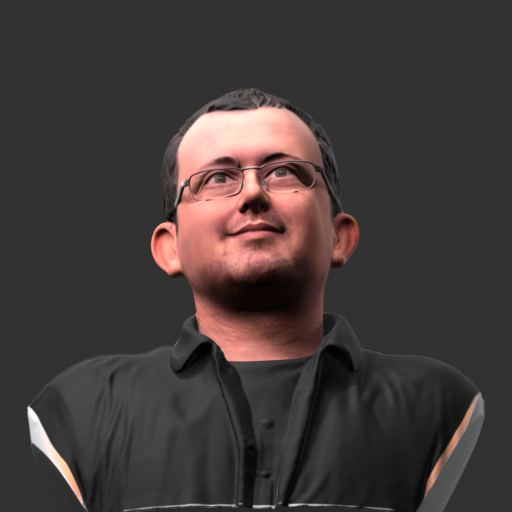
#> input picture installers/nvidia_bee_simulation/Bee_3D_Standalone/local_face_ai/references/Adi/Adi_yaw_000_pitch_m15.jpg, 512 x 512 px; its folder holds only this picture in this run
$ python identity_matcher.py --image ../../installers/nvidia_bee_simulation/Bee_3D_Standalone/local_face_ai/references/Adi/Adi_yaw_000_pitch_m15.jpg --references ../../installers/nvidia_bee_simulation/Bee_3D_Standalone/local_face_ai/references/Adi/Adi_yaw_000_pitch_p00.jpg --output-dir out   (older library calls are emulated)
#> lines starting #> are read from the running program, lines starting #| are printed output that depends on the picture; after the words box and inside, x2 and y2 are one past the last pixel; in counts of white or black regions, pixels touching at a corner belong together
from __future__ import annotations

import argparse
import json
import math
import sys
import time
from datetime import datetime
from pathlib import Path

import cv2
import numpy as np
from PIL import Image


DEFAULT_LABELS = ("Adi", "Faraj", "Slava")
IMAGE_EXTENSIONS = {".png", ".jpg", ".jpeg", ".bmp", ".webp"}
EMBED_SIZE = 96
REFERENCE_CACHE_VERSION = 3


def _load_gray(path: Path) -> np.ndarray:
    image = Image.open(path).convert("RGB")
#> image is the input picture: PIL image 512x512 RGB; mean R, G, B 65.6, 57.8, 56.7
    arr = np.asarray(image)
    gray = cv2.cvtColor(arr, cv2.COLOR_RGB2GRAY)
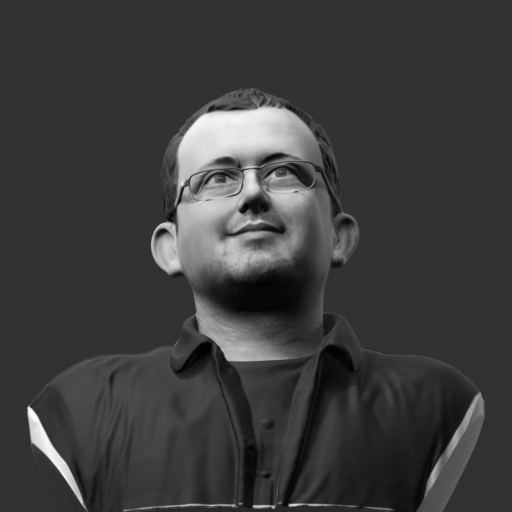
#> gray: shape (512, 512); min 0, max 255, mean 60
    return gray


def _load_bgr(path: Path) -> np.ndarray:
    image = cv2.imread(str(path), cv2.IMREAD_COLOR)
#> image: shape (512, 512, 3)
    if image is None:
        raise RuntimeError(f"Could not read image: {path}")
    return image


def _skin_face_crop_bgr(image: np.ndarray) -> np.ndarray:
    """Locate the rendered head by joining nearby skin components.

    Haar cascades do not detect these 3D statues. YCrCb skin segmentation is
    stable under the scene's red lighting and gives the same normalized crop
    for live screenshots and the 72 rendered references per identity.
    """
    height, width = image.shape[:2]
#> height = 512; width = 512
    ycrcb = cv2.cvtColor(image, cv2.COLOR_BGR2YCrCb)
#> ycrcb: shape (512, 512, 3); mean of channels 0, 1, 2 60, 132, 126.1
    mask = cv2.inRange(ycrcb, (35, 132, 70), (255, 190, 140))
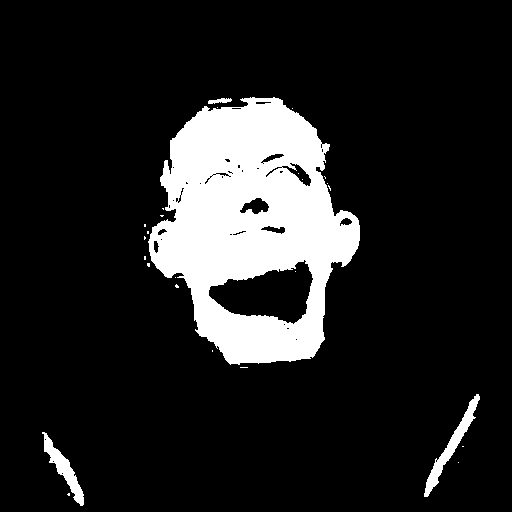
#> mask: shape (512, 512); 13.7% white; 26 white regions (22 under 20 px), largest, box (x1, y1, x2, y2) and area: (148, 97, 360, 365) 33927, (424, 394, 480, 497) 1012, (42, 432, 84, 506) 828, (208, 98, 232, 104) 91
    mask = cv2.morphologyEx(mask, cv2.MORPH_OPEN, np.ones((3, 3), np.uint8))
#> mask: shape (512, 512); 13.6% white; 5 white regions (1 under 20 px), largest, box (x1, y1, x2, y2) and area: (149, 97, 360, 364) 33798, (424, 394, 480, 497) 1002, (44, 433, 84, 506) 810, (208, 98, 231, 104) 84
    mask = cv2.morphologyEx(mask, cv2.MORPH_CLOSE, np.ones((9, 9), np.uint8))
#> mask: shape (512, 512); 14.1% white; 3 white regions, box (x1, y1, x2, y2) and area: (147, 97, 360, 364) 35117, (424, 394, 480, 497) 1005, (44, 433, 84, 506) 818
    _count, _labels, stats, centroids = cv2.connectedComponentsWithStats(mask)
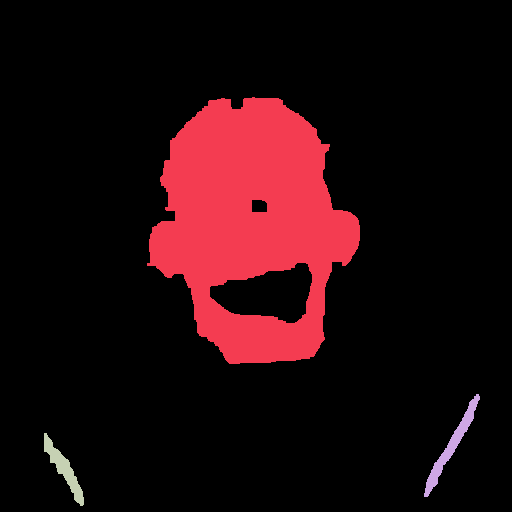
#> _labels: shape (512, 512) int32; 4 distinct labels, from 0 to 3; one colour per label, 0 black
#> stats = [[0, 0, 512, 512, 225204], [147, 97, 213, 267, 35117], [424, 394, 56, 103, 1005], [44, 433, 40, 73, 818]]; centroids = [[256.1, 259.2], [250.7, 221.7], [451.2, 445.5], [63.59, 468.8]]
    components = []
    for index in range(1, len(stats)):
        x, y, w, h, area = (int(value) for value in stats[index])
        cx, cy = (float(value) for value in centroids[index])
        if area >= max(120, int(width * height * 0.00045)) and cy < height * 0.72:
            components.append((x, y, w, h, area, cx, cy))
#> this loop made 3 passes
#> (x, y, w, h, area, cx, cy) on passes 1 to 3: (147, 97, 213, 267, 35117, 250.7, 221.7), (424, 394, 56, 103, 1005, 451.2, 445.5), (44, 433, 40, 73, 818, 63.59, 468.8)
#> after the loop, components = [(147, 97, 213, 267, 35117, 250.7, 221.7)]
    if not components:
        return _center_crop(cv2.cvtColor(image, cv2.COLOR_BGR2GRAY))

    # Prefer a large component in the central 70% of the frame. The camera may
    # show neighbours at the edges, but the photographed statue is central.
    def anchor_score(item) -> float:
#> called with item = (147, 97, 213, 267, 35117, 250.7, 221.7)
        _x, _y, _w, _h, area, cx, cy = item
        center_penalty = abs(cx - width * 0.5) / max(width, 1) + abs(cy - height * 0.34) / max(height, 1)
#> center_penalty = 0.103
        return float(area) * (1.35 - min(center_penalty, 1.0))

    anchor = max(components, key=anchor_score)
#> anchor = (147, 97, 213, 267, 35117, 250.7, 221.7)
    ax, ay, aw, ah, _area, acx, acy = anchor
#> ax = 147; ay = 97; aw = 213; ah = 267; acx = 250.7; acy = 221.7
    selected = []
    for item in components:
        x, y, w, h, _component_area, cx, cy = item
        dx = abs(cx - acx) / max(aw, 45)
        dy = abs(cy - acy) / max(ah, 45)
        if dx <= 1.25 and dy <= 1.65:
            selected.append(item)
#> this loop made 1 pass
#> (item, x, y, w, h, cx, cy, dx) on pass 1: ((147, 97, 213, 267, 35117, 250.7, 221.7), 147, 97, 213, 267, 250.7, 221.7, 0)
#> after the loop, selected = [(147, 97, 213, 267, 35117, 250.7, 221.7)]
    if not selected:
        selected = [anchor]

    x0 = min(item[0] for item in selected)
#> x0 = 147
    y0 = min(item[1] for item in selected)
#> y0 = 97
    x1 = max(item[0] + item[2] for item in selected)
#> x1 = 360
    y1 = max(item[1] + item[3] for item in selected)
#> y1 = 364
    face_w, face_h = x1 - x0, y1 - y0
#> face_w = 213; face_h = 267
    pad_x = int(face_w * 0.28)
#> pad_x = 59
    pad_top = int(face_h * 0.30)
#> pad_top = 80
    pad_bottom = int(face_h * 0.18)
#> pad_bottom = 48
    x0 = max(0, x0 - pad_x)
#> x0 = 88
    x1 = min(width, x1 + pad_x)
#> x1 = 419
    y0 = max(0, y0 - pad_top)
#> y0 = 17
    y1 = min(height, y1 + pad_bottom)
#> y1 = 412
    return cv2.cvtColor(image[y0:y1, x0:x1], cv2.COLOR_BGR2GRAY)


def _skin_face_crop_path(path: Path) -> np.ndarray:
    return _skin_face_crop_bgr(_load_bgr(path))


def _face_cascade() -> cv2.CascadeClassifier:
    local_cascade = Path(__file__).resolve().parent / "local_face_ai" / "haarcascade_frontalface_default.xml"
    cascade_path = local_cascade if local_cascade.exists() else Path(cv2.data.haarcascades) / "haarcascade_frontalface_default.xml"
    cascade = cv2.CascadeClassifier(str(cascade_path))
    if cascade.empty():
        raise RuntimeError(f"OpenCV Haar cascade was not loaded: {cascade_path}")
    return cascade


def _largest_face(gray: np.ndarray, cascade: cv2.CascadeClassifier) -> tuple[int, int, int, int] | None:
    faces = cascade.detectMultiScale(gray, scaleFactor=1.08, minNeighbors=4, minSize=(36, 36))
    if len(faces) == 0:
        return None
    return max((tuple(map(int, face)) for face in faces), key=lambda item: item[2] * item[3])


def _all_faces(gray: np.ndarray, cascade: cv2.CascadeClassifier) -> list[tuple[int, int, int, int]]:
    faces = cascade.detectMultiScale(gray, scaleFactor=1.06, minNeighbors=3, minSize=(24, 24))
    return sorted((tuple(map(int, face)) for face in faces), key=lambda item: item[2] * item[3], reverse=True)


def _center_crop(gray: np.ndarray) -> np.ndarray:
    h, w = gray.shape[:2]
    side = max(32, int(min(h, w) * 0.82))
    x = max(0, (w - side) // 2)
    y = max(0, (h - side) // 2)
    return gray[y : y + side, x : x + side]


def _crop_face(gray: np.ndarray, cascade: cv2.CascadeClassifier) -> np.ndarray:
    face = _largest_face(gray, cascade)
    if face is None:
        return _center_crop(gray)
    x, y, w, h = face
    pad = int(max(w, h) * 0.22)
    x0 = max(0, x - pad)
    y0 = max(0, y - pad)
    x1 = min(gray.shape[1], x + w + pad)
    y1 = min(gray.shape[0], y + h + pad)
    return gray[y0:y1, x0:x1]


def _crop_rect(gray: np.ndarray, x0: float, y0: float, x1: float, y1: float) -> np.ndarray:
    h, w = gray.shape[:2]
    ix0 = max(0, min(w - 1, int(w * x0)))
    iy0 = max(0, min(h - 1, int(h * y0)))
    ix1 = max(ix0 + 32, min(w, int(w * x1)))
    iy1 = max(iy0 + 32, min(h, int(h * y1)))
    return gray[iy0:iy1, ix0:ix1]


def _query_crops(gray: np.ndarray, cascade: cv2.CascadeClassifier) -> list[tuple[str, np.ndarray]]:
    crops: list[tuple[str, np.ndarray]] = []
    for index, (x, y, w, h) in enumerate(_all_faces(gray, cascade)[:4]):
        pad = int(max(w, h) * 0.35)
        x0 = max(0, x - pad)
        y0 = max(0, y - pad)
        x1 = min(gray.shape[1], x + w + pad)
        y1 = min(gray.shape[0], y + h + pad)
        crops.append((f"haar_face_{index}", gray[y0:y1, x0:x1]))

    # Game screenshots often contain rendered busts that Haar does not catch. These fixed
    # scene crops cover the three statue lanes in the third-person camera.
    scene_regions = (
        ("scene_left_face", 0.08, 0.10, 0.39, 0.48),
        ("scene_center_face", 0.30, 0.08, 0.70, 0.46),
        ("scene_right_face", 0.55, 0.10, 0.92, 0.48),
        ("scene_upper", 0.05, 0.05, 0.95, 0.55),
        ("scene_center", 0.20, 0.20, 0.80, 0.80),
    )
    for name, x0, y0, x1, y1 in scene_regions:
        crops.append((name, _crop_rect(gray, x0, y0, x1, y1)))

    crops.append(("largest_or_center", _crop_face(gray, cascade)))
    return crops


def _embed(gray_crop: np.ndarray) -> np.ndarray:
    resized = cv2.resize(gray_crop, (EMBED_SIZE, EMBED_SIZE), interpolation=cv2.INTER_AREA)
    equalized = cv2.equalizeHist(resized)

    # Compact CPU-only "neural-style" embedding: normalized appearance + gradient energy + LBP histogram.
    pixels = equalized.astype(np.float32) / 255.0
    gx = cv2.Sobel(pixels, cv2.CV_32F, 1, 0, ksize=3)
    gy = cv2.Sobel(pixels, cv2.CV_32F, 0, 1, ksize=3)
    mag = cv2.magnitude(gx, gy)
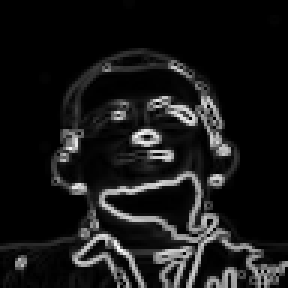
#> mag: shape (96, 96) float32 (shown 3 times larger); min 0, max 3.91, mean 0.373; drawn with min black and max white

    small = cv2.resize(pixels, (24, 24), interpolation=cv2.INTER_AREA).reshape(-1)
#> small = 576 values, max 0.997 at index 153, min 0.00735 at index 397, mean 0.63
    mag_small = cv2.resize(mag, (16, 16), interpolation=cv2.INTER_AREA).reshape(-1)
#> mag_small = 256 values, max 2.11 at index 106, min 0 at index 0, mean 0.373

    center = pixels[1:-1, 1:-1]
    lbp = np.zeros_like(center, dtype=np.uint8)
    offsets = [(-1, -1), (-1, 0), (-1, 1), (0, 1), (1, 1), (1, 0), (1, -1), (0, -1)]
    for bit, (dy, dx) in enumerate(offsets):
        lbp |= ((pixels[1 + dy : 1 + dy + center.shape[0], 1 + dx : 1 + dx + center.shape[1]] >= center) << bit).astype(np.uint8)
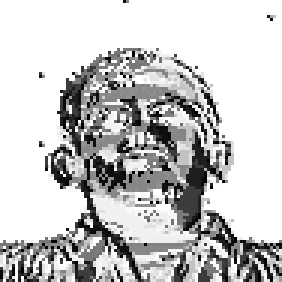
#> lbp: shape (94, 94) (shown 3 times larger); min 0, max 255, mean 198.8
    hist = cv2.calcHist([lbp], [0], None, [64], [0, 256]).reshape(-1).astype(np.float32)
#> hist = 64 values, max 4689 at index 63, min 2 at index 20, mean 138.1
    hist /= max(float(hist.sum()), 1.0)
#> hist = 64 values, max 0.531 at index 63, min 0.000226 at index 20, mean 0.0156

    vector = np.concatenate([small, mag_small, hist]).astype(np.float32)
#> vector = 896 values, max 2.11 at index 682, min 0 at index 576, mean 0.513
    vector -= float(vector.mean())
#> vector = 896 values, max 1.6 at index 682, min -0.513 at index 576, mean -1.7e-08
    norm = float(np.linalg.norm(vector))
#> norm = 10.78
    if norm > 0:
        vector /= norm
#> vector = 896 values, max 0.148 at index 682, min -0.0476 at index 576, mean -1.6e-09
    return vector


def _cosine(a: np.ndarray, b: np.ndarray) -> float:
    return float(np.dot(a, b) / max(float(np.linalg.norm(a) * np.linalg.norm(b)), 1e-8))


def _reference_images(reference_root: Path, labels: list[str]) -> dict[str, list[Path]]:
    refs: dict[str, list[Path]] = {}
    for label in labels:
        directory = reference_root / label
        if directory.exists():
            refs[label] = sorted(path for path in directory.rglob("*") if path.suffix.lower() in IMAGE_EXTENSIONS)
        else:
            refs[label] = []
    return refs


def _reference_signature(refs: dict[str, list[Path]]) -> str:
    rows = []
    for label in sorted(refs):
        for path in refs[label]:
            stat = path.stat()
            rows.append([label, str(path.resolve()), stat.st_size, stat.st_mtime_ns])
    payload = {"version": REFERENCE_CACHE_VERSION, "rows": rows}
    return json.dumps(payload, ensure_ascii=True, separators=(",", ":"))


def _load_reference_cache(cache_path: Path, signature: str) -> list[dict] | None:
    if not cache_path.exists():
        return None
    try:
        data = np.load(cache_path, allow_pickle=False)
        if str(data["signature"].item()) != signature:
            return None
        labels = data["labels"].astype(str).tolist()
        paths = data["paths"].astype(str).tolist()
        embeddings = data["embeddings"].astype(np.float32)
    except Exception:
        return None
    return [
        {"label": label, "path": path, "embedding": embeddings[index]}
        for index, (label, path) in enumerate(zip(labels, paths))
    ]


def _build_reference_cache(reference_root: Path, refs: dict[str, list[Path]], cascade: cv2.CascadeClassifier, signature: str) -> list[dict]:
    records = []
    for label, paths in refs.items():
        for ref_path in paths:
            try:
                embedding = _embed(_skin_face_crop_path(ref_path))
            except Exception:
                continue
            records.append({"label": label, "path": str(ref_path), "embedding": embedding})

    cache_path = reference_root.parent / "reference_embeddings.npz"
    if records:
        labels = np.array([record["label"] for record in records], dtype="<U64")
        paths = np.array([record["path"] for record in records], dtype="<U512")
        embeddings = np.stack([record["embedding"] for record in records]).astype(np.float32)
        try:
            np.savez_compressed(
                cache_path,
                signature=np.array(signature),
                labels=labels,
                paths=paths,
                embeddings=embeddings,
            )
        except Exception:
            pass
    return records


def _reference_records(reference_root: Path, labels: list[str], cascade: cv2.CascadeClassifier) -> tuple[list[dict], bool]:
    refs = _reference_images(reference_root, labels)
    signature = _reference_signature(refs)
    cache_path = reference_root.parent / "reference_embeddings.npz"
    cached = _load_reference_cache(cache_path, signature)
    if cached is not None:
        return cached, True
    return _build_reference_cache(reference_root, refs, cascade, signature), False


def recognize(args: argparse.Namespace) -> dict:
    started = time.perf_counter()
    image_path = Path(args.image).resolve()
    reference_root = Path(args.references).resolve()
    output_root = Path(args.output_dir).resolve()
    output_root.mkdir(parents=True, exist_ok=True)

    labels = [label.strip() for label in args.labels.split(",") if label.strip()]
    run_id = datetime.now().strftime("%Y%m%d_%H%M%S_%f")
    run_dir = output_root / "runs" / f"{run_id}_bee_{args.bee_id if args.bee_id is not None else 'unknown'}"
    run_dir.mkdir(parents=True, exist_ok=True)

    cascade = _face_cascade()
    query_gray = _load_gray(image_path)
    query_embeddings = []
    query_embeddings.append(("skin_face", _embed(_skin_face_crop_path(image_path))))
    for crop_name, crop in _query_crops(query_gray, cascade):
#> in _all_faces, `faces = cascade.detectMultiScale(gray, scaleFactor=1.06, minNeighbors=..`: faces = [[173, 112, 157, 157]]
#> in _query_crops, `scene_regions = ( ("scene_left_face", 0.08, 0.10, 0.39, 0.48), ("scene..`: scene_regions = (('scene_left_face', 0.08, 0.1, 0.39, 0.48), ('scene_center_face', 0.3, 0.08, 0.7, 0.46), ('scene_right_face', 0.55, 0.1, 0.92, 0.48), ('scene_upper', 0.05, 0.05, 0.95, 0.55), ('scene_center', 0.2, 0.2, 0.8, 0.8))
#> in _crop_rect, `h, w = gray.shape[:2]`: h = 512
#> in _crop_rect, `ix0 = max(0, min(w - 1, int(w * x0)))`: ix0 = 40
#> in _crop_rect, `iy0 = max(0, min(h - 1, int(h * y0)))`: iy0 = 51
#> in _crop_rect, `ix1 = max(ix0 + 32, min(w, int(w * x1)))`: ix1 = 199
#> in _crop_rect, `iy1 = max(iy0 + 32, min(h, int(h * y1)))`: iy1 = 245
#> in _largest_face, `faces = cascade.detectMultiScale(gray, scaleFactor=1.08, minNeighbors=..`: faces = [[174, 112, 155, 155]]
#> in _crop_face, `face = _largest_face(gray, cascade)`: face = (174, 112, 155, 155)
#> in _crop_face, `x, y, w, h = face`: x = 174; y = 112; w = 155
#> in _crop_face, `pad = int(max(w, h) * 0.22)`: pad = 34
#> in _crop_face, `x0 = max(0, x - pad)`: x0 = 140
#> in _crop_face, `y0 = max(0, y - pad)`: y0 = 78
#> in _crop_face, `x1 = min(gray.shape[1], x + w + pad)`: x1 = 363
#> in _crop_face, `y1 = min(gray.shape[0], y + h + pad)`: y1 = 301
        try:
            query_embeddings.append((crop_name, _embed(crop)))
        except Exception:
            continue
#> this loop made 7 passes
#> pass 1, in _embed (call 2), `equalized = cv2.equalizeHist(resized)`:
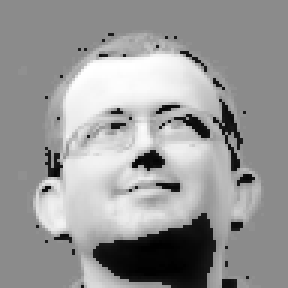
#> equalized: shape (96, 96) (shown 3 times larger); min 0, max 255, mean 152.4
#> pass 1, in _embed (call 2), `gx = cv2.Sobel(pixels, cv2.CV_32F, 1, 0, ksize=3)`:
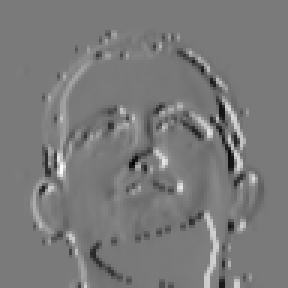
#> gx: shape (96, 96) float32 (shown 3 times larger); min -2.98, max 3.24, mean 0; drawn with min black and max white
#> after the loop, query_embeddings = 8 items
    if not query_embeddings:
        query_embeddings.append(("center", _embed(_center_crop(query_gray))))

    attempts = []
    best_by_label: dict[str, dict] = {}
    reference_records, cache_hit = _reference_records(reference_root, labels, cascade)
#> the loop in _skin_face_crop_bgr (call 2), `for index in range(1, len(stats)):` made 3 passes
#> the loop in _skin_face_crop_bgr (call 2), `for item in components:` made 1 pass
#> in _build_reference_cache, `embedding = _embed(_skin_face_crop_path(ref_path))`: embedding has the same summary as vector in _embed
#> reference_records = 1 item; cache_hit = False
    for label in labels:
        records = [record for record in reference_records if record["label"] == label]
        best_score = -1.0
        best_path = ""
        best_crop = ""
        for record in records:
            for crop_name, query_embedding in query_embeddings:
                score = _cosine(query_embedding, record["embedding"])
                if score > best_score:
                    best_score = score
                    best_path = str(record["path"])
                    best_crop = crop_name
        best_by_label[label] = {"label": label, "similarity": best_score, "matched_reference": best_path, "query_crop": best_crop}
        attempts.append({"label": label, "reference": best_path, "similarity": best_score, "query_crop": best_crop})
#> after the loop, attempts = 3 items; best_by_label = 3 items

    ranked = sorted(best_by_label.values(), key=lambda item: float(item.get("similarity", -1.0)), reverse=True)
#> ranked = 3 items
    best = ranked[0] if ranked else {"label": "Unknown", "similarity": -1.0, "matched_reference": ""}
#> best = 4 items
    second = ranked[1] if len(ranked) > 1 else {"label": "Unknown", "similarity": -1.0}
#> second = {'label': 'Faraj', 'similarity': -1, 'matched_reference': '', 'query_crop': ''}
    margin = float(best["similarity"]) - float(second["similarity"])
#> margin = 2
    accepted = float(best["similarity"]) >= float(args.min_score) and margin >= float(args.min_margin)
#> accepted = True
    elapsed_ms = (time.perf_counter() - started) * 1000.0
    timestamp_iso = datetime.now().isoformat(timespec="seconds")

    result = {
        "timestamp": run_id,
        "timestamp_iso": timestamp_iso,
        "bee_id": args.bee_id,
        "input_image": str(image_path),
        "backend": "python-cpu-opencv",
        "accepted": accepted,
        "identity": str(best["label"]) if accepted else "Unknown",
        "best_label": str(best["label"]),
        "best_score": round(float(best["similarity"]), 6),
        "runner_up_label": str(second.get("label", "Unknown")),
        "runner_up_score": round(float(second.get("similarity", -1.0)), 6),
        "margin": round(margin, 6),
        "matched_reference": best.get("matched_reference", ""),
        "query_crop": best.get("query_crop", ""),
        "elapsed_ms": elapsed_ms,
        "reference_count": len(reference_records),
        "reference_cache": "hit" if cache_hit else "rebuilt",
        "attempts": attempts,
        "run_dir": str(run_dir),
    }

    (run_dir / "identity_result.json").write_text(json.dumps(result, indent=2), encoding="utf-8")
    (output_root / "latest_identity_result.json").write_text(json.dumps(result, indent=2), encoding="utf-8")
    return result


def main() -> int:
    parser = argparse.ArgumentParser(description="Local CPU-only Python face recognizer for the standalone bee simulation.")
    parser.add_argument("--image", required=True)
    parser.add_argument("--bee-id", type=int, default=None)
    parser.add_argument("--faces-root", default="")
    parser.add_argument("--references", required=True)
    parser.add_argument("--output-dir", required=True)
    parser.add_argument("--backend", choices=("auto", "cpu", "gpu"), default="cpu")
    parser.add_argument("--labels", default=",".join(DEFAULT_LABELS))
    parser.add_argument("--min-score", type=float, default=0.62)
    parser.add_argument("--min-margin", type=float, default=0.01)
    args, _unknown = parser.parse_known_args()

    try:
        result = recognize(args)
#> result = 19 items
    except Exception as exc:
        print(json.dumps({"accepted": False, "identity": "Unknown", "best_label": "Unknown", "error": str(exc)}, indent=2), file=sys.stderr)
        return 2

    print(json.dumps(result, indent=2))
#| {
#|   "timestamp": "20261120_161421_654648",
#|   "timestamp_iso": "2026-11-20T16:14:22",
#|   "bee_id": null,
#|   "input_image": "installers/nvidia_bee_simulation/Bee_3D_Standalone/local_face_ai/references/Adi/Adi_yaw_000_pitch_m15.jpg",
#|   "backend": "python-cpu-opencv",
#|   "accepted": true,
#|   "identity": "Adi",
#|   "best_label": "Adi",
#|   "best_score": 1.0,
#|   "runner_up_label": "Faraj",
#|   "runner_up_score": -1.0,
#> (further printed lines are left out)
    return 0 if result["accepted"] else 1


if __name__ == "__main__":
    raise SystemExit(main())
#> (the program exits here)
